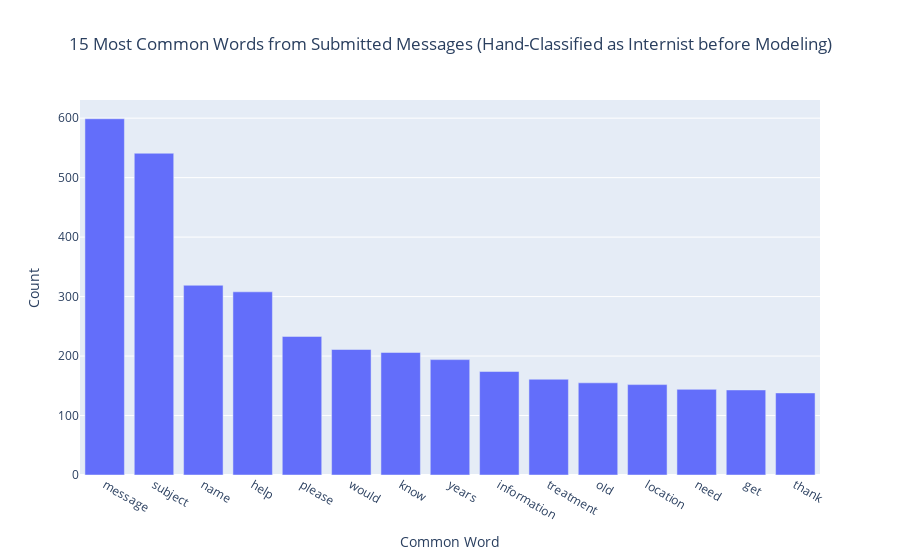

This figure's notebook cell:
### Code cell
internist = df_all[df_all['binary'] == 'internist']
internist.drop(columns='binary', inplace=True)
freq1 = internist.sum().sort_values(ascending=False).head(15)

bar_freq1 = px.bar(
                  x=list(freq1.index),
                  y=list(freq1.values),
                  title='15 Most Common Words from Submitted Messages (Hand-Classified as Internist before Modeling)',
                  labels = {'y': 'Count', 'x': 'Common Word'}

)

bar_freq1.update_layout(title_x = 0.5)

### Figure 1 — Plotly figure (JSON) as saved in the notebook; plotly's stock layout.template omitted (floating-point values rounded to 4 significant figures)
{"data": [{"alignmentgroup": "True", "hovertemplate": "Common Word=%{x}<br>Count=%{y}<extra></extra>", "legendgroup": "", "marker": {"color": "#636efa", "pattern": {"shape": ""}}, "name": "", "offsetgroup": "", "orientation": "v", "showlegend": false, "textposition": "auto", "type": "bar", "x": ["message", "subject", "name", "help", "please", "would", "know", "years", "information", "treatment", "old", "location", "need", "get", "thank"], "xaxis": "x", "y": [599, 541, 319, 308, 233, 211, 206, 194, 174, 161, 155, 152, 144, 143, 138], "yaxis": "y"}], "layout": {"autosize": true, "barmode": "relative", "legend": {"tracegroupgap": 0}, "title": {"text": "15 Most Common Words from Submitted Messages (Hand-Classified as Internist before Modeling)", "x": 0.5}, "xaxis": {"anchor": "y", "autorange": true, "domain": [0, 1], "range": [-0.5, 14.5], "title": {"text": "Common Word"}, "type": "category"}, "yaxis": {"anchor": "x", "autorange": true, "domain": [0, 1], "range": [0, 630.5], "title": {"text": "Count"}, "type": "linear"}}}
